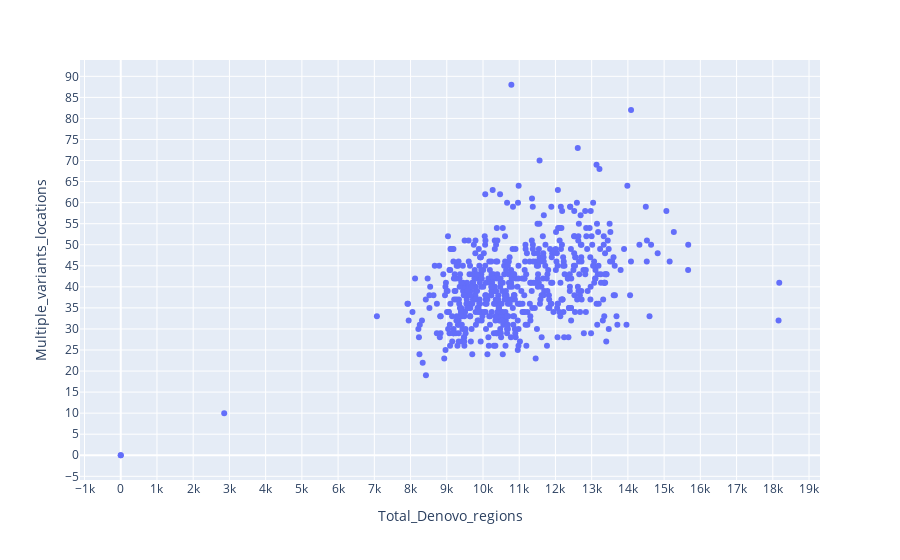

Notebook source saved alongside this figure:
### Code cell
# here we try to observe the num of multiple locations per samples with the reference of total number of denovo regions count.

fig = px.scatter(df, y='Multiple_variants_locations', x='Total_Denovo_regions')
fig.update_xaxes(nticks=25)
fig.update_yaxes(nticks=25)
fig.show()

### Figure 1 — Plotly figure (JSON) as saved in the notebook; plotly's stock layout.template omitted (floating-point values rounded to 4 significant figures; data arrays with more than 128 entries replaced by an {"elided": "..."} marker saying what was removed)
{"data": [{"hovertemplate": "Total_Denovo_regions=%{x}<br>Multiple_variants_locations=%{y}<extra></extra>", "legendgroup": "", "marker": {"color": "#636efa", "symbol": "circle"}, "mode": "markers", "name": "", "orientation": "v", "showlegend": false, "type": "scatter", "x": {"elided": "599 int values"}, "xaxis": "x", "y": {"elided": "599 int values"}, "yaxis": "y"}], "layout": {"legend": {"tracegroupgap": 0}, "margin": {"t": 60}, "xaxis": {"anchor": "y", "domain": [0, 1], "nticks": 25, "title": {"text": "Total_Denovo_regions"}}, "yaxis": {"anchor": "x", "domain": [0, 1], "nticks": 25, "title": {"text": "Multiple_variants_locations"}}}}
